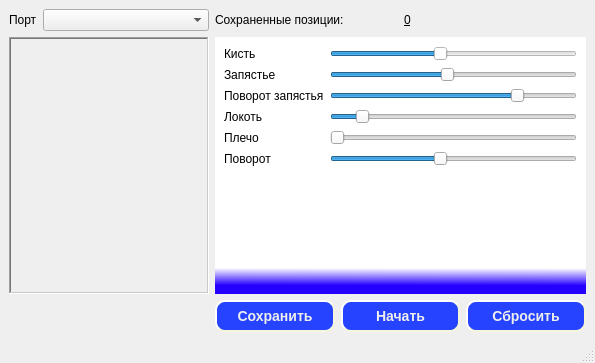
<?xml version="1.0" encoding="UTF-8"?>
<ui version="4.0">
 <class>MainWindow</class>
 <widget class="QMainWindow" name="MainWindow">
  <property name="geometry">
   <rect>
    <x>0</x>
    <y>0</y>
    <width>595</width>
    <height>363</height>
   </rect>
  </property>
  <property name="windowTitle">
   <string>MainWindow</string>
  </property>
  <property name="styleSheet">
   <string notr="true">.QMainWindow {background-image: url(:/images/f9f39370b1c41477371f02aa1e3e9082.jpg);}
#centralwidget {background-image: url(:/images/f9f39370b1c41477371f02aa1e3e9082.jpg);}
.QPushButton {
	background-color: rgb(38, 67, 255);
     border-style: outset;
     border-width: 2px;
     border-radius: 10px;
     border-color: beige;
     font: bold 14px;
     min-width: 5em;
	color: rgb(238, 238, 238);
     padding: 6px;
 }
.QPushButton::hover {
	background-color: rgb(21, 0, 255);
}</string>
  </property>
  <widget class="QWidget" name="centralwidget">
   <property name="styleSheet">
    <string notr="true">.QWidget {background-image: url(:/images/f9f39370b1c41477371f02aa1e3e9082.jpg);}</string>
   </property>
   <layout class="QGridLayout" name="gridLayout">
    <item row="0" column="0">
     <layout class="QHBoxLayout" name="horizontalLayout">
      <item>
       <widget class="QLabel" name="label">
        <property name="text">
         <string>Порт</string>
        </property>
       </widget>
      </item>
      <item>
       <widget class="QComboBox" name="cmbPort">
        <property name="sizePolicy">
         <sizepolicy hsizetype="Preferred" vsizetype="Fixed">
          <horstretch>40</horstretch>
          <verstretch>0</verstretch>
         </sizepolicy>
        </property>
       </widget>
      </item>
     </layout>
    </item>
    <item row="0" column="1">
     <layout class="QHBoxLayout" name="horizontalLayout_3">
      <item>
       <widget class="QLabel" name="label_8">
        <property name="styleSheet">
         <string notr="true">font: 75 10pt &quot;MS Shell Dlg 2&quot;;</string>
        </property>
        <property name="text">
         <string>Сохраненные позиции:</string>
        </property>
       </widget>
      </item>
      <item>
       <widget class="QLabel" name="positions">
        <property name="styleSheet">
         <string notr="true">font: 75 10pt &quot;MS Shell Dlg 2&quot;;
text-decoration: underline;</string>
        </property>
        <property name="text">
         <string>0</string>
        </property>
       </widget>
      </item>
     </layout>
    </item>
    <item row="2" column="1">
     <layout class="QHBoxLayout" name="horizontalLayout_2">
      <item>
       <widget class="QPushButton" name="save">
        <property name="styleSheet">
         <string notr="true"/>
        </property>
        <property name="text">
         <string>Сохранить</string>
        </property>
       </widget>
      </item>
      <item>
       <widget class="QPushButton" name="run">
        <property name="text">
         <string>Начать</string>
        </property>
       </widget>
      </item>
      <item>
       <widget class="QPushButton" name="reset">
        <property name="text">
         <string>Сбросить</string>
        </property>
       </widget>
      </item>
     </layout>
    </item>
    <item row="1" column="0">
     <widget class="QLabel" name="label_9">
      <property name="minimumSize">
       <size>
        <width>200</width>
        <height>200</height>
       </size>
      </property>
      <property name="styleSheet">
       <string notr="true">image: url(:/images/Arduino-Robotic-Arm-3D-Printed-768x801.jpg);</string>
      </property>
      <property name="frameShape">
       <enum>QFrame::WinPanel</enum>
      </property>
      <property name="frameShadow">
       <enum>QFrame::Sunken</enum>
      </property>
      <property name="text">
       <string/>
      </property>
     </widget>
    </item>
    <item row="1" column="1">
     <widget class="QFrame" name="formFrame">
      <property name="acceptDrops">
       <bool>false</bool>
      </property>
      <property name="autoFillBackground">
       <bool>false</bool>
      </property>
      <property name="styleSheet">
       <string notr="true">.QFrame {
background-color: qlineargradient(spread:pad, x1:0.223881, y1:0.966, x2:0.224, y2:0.88, stop:0 rgba(38, 0, 255, 255), stop:0.78607 rgba(255, 255, 255, 255));
}</string>
      </property>
      <property name="frameShape">
       <enum>QFrame::NoFrame</enum>
      </property>
      <property name="frameShadow">
       <enum>QFrame::Plain</enum>
      </property>
      <layout class="QFormLayout" name="formLayout">
       <item row="0" column="0">
        <widget class="QLabel" name="label_2">
         <property name="text">
          <string>Кисть</string>
         </property>
        </widget>
       </item>
       <item row="1" column="0">
        <widget class="QLabel" name="label_3">
         <property name="text">
          <string>Запястье</string>
         </property>
        </widget>
       </item>
       <item row="1" column="1">
        <widget class="QSlider" name="servo_05">
         <property name="maximum">
          <number>180</number>
         </property>
         <property name="sliderPosition">
          <number>85</number>
         </property>
         <property name="orientation">
          <enum>Qt::Horizontal</enum>
         </property>
        </widget>
       </item>
       <item row="2" column="0">
        <widget class="QLabel" name="label_4">
         <property name="text">
          <string>Поворот запястья</string>
         </property>
        </widget>
       </item>
       <item row="2" column="1">
        <widget class="QSlider" name="servo_04">
         <property name="maximum">
          <number>180</number>
         </property>
         <property name="value">
          <number>140</number>
         </property>
         <property name="orientation">
          <enum>Qt::Horizontal</enum>
         </property>
        </widget>
       </item>
       <item row="3" column="0">
        <widget class="QLabel" name="label_5">
         <property name="text">
          <string>Локоть</string>
         </property>
        </widget>
       </item>
       <item row="3" column="1">
        <widget class="QSlider" name="servo_03">
         <property name="minimum">
          <number>20</number>
         </property>
         <property name="maximum">
          <number>160</number>
         </property>
         <property name="value">
          <number>35</number>
         </property>
         <property name="orientation">
          <enum>Qt::Horizontal</enum>
         </property>
        </widget>
       </item>
       <item row="4" column="0">
        <widget class="QLabel" name="label_6">
         <property name="text">
          <string>Плечо</string>
         </property>
        </widget>
       </item>
       <item row="4" column="1">
        <widget class="QSlider" name="servo_02">
         <property name="minimum">
          <number>100</number>
         </property>
         <property name="maximum">
          <number>180</number>
         </property>
         <property name="orientation">
          <enum>Qt::Horizontal</enum>
         </property>
        </widget>
       </item>
       <item row="5" column="0">
        <widget class="QLabel" name="label_7">
         <property name="text">
          <string>Поворот</string>
         </property>
        </widget>
       </item>
       <item row="5" column="1">
        <widget class="QSlider" name="servo_01">
         <property name="maximum">
          <number>180</number>
         </property>
         <property name="value">
          <number>80</number>
         </property>
         <property name="orientation">
          <enum>Qt::Horizontal</enum>
         </property>
        </widget>
       </item>
       <item row="0" column="1">
        <widget class="QSlider" name="servo_06">
         <property name="autoFillBackground">
          <bool>false</bool>
         </property>
         <property name="styleSheet">
          <string notr="true">background-color: rgb(255, 255, 255);</string>
         </property>
         <property name="maximum">
          <number>180</number>
         </property>
         <property name="value">
          <number>80</number>
         </property>
         <property name="orientation">
          <enum>Qt::Horizontal</enum>
         </property>
        </widget>
       </item>
      </layout>
     </widget>
    </item>
   </layout>
   <zorder>formFrame</zorder>
   <zorder>label</zorder>
   <zorder>cmbPort</zorder>
   <zorder>save</zorder>
   <zorder>run</zorder>
   <zorder>reset</zorder>
   <zorder>label_8</zorder>
   <zorder>positions</zorder>
   <zorder>label_9</zorder>
  </widget>
  <widget class="QMenuBar" name="menubar">
   <property name="geometry">
    <rect>
     <x>0</x>
     <y>0</y>
     <width>595</width>
     <height>26</height>
    </rect>
   </property>
  </widget>
  <widget class="QStatusBar" name="statusbar"/>
 </widget>
 <resources/>
 <connections/>
</ui>
